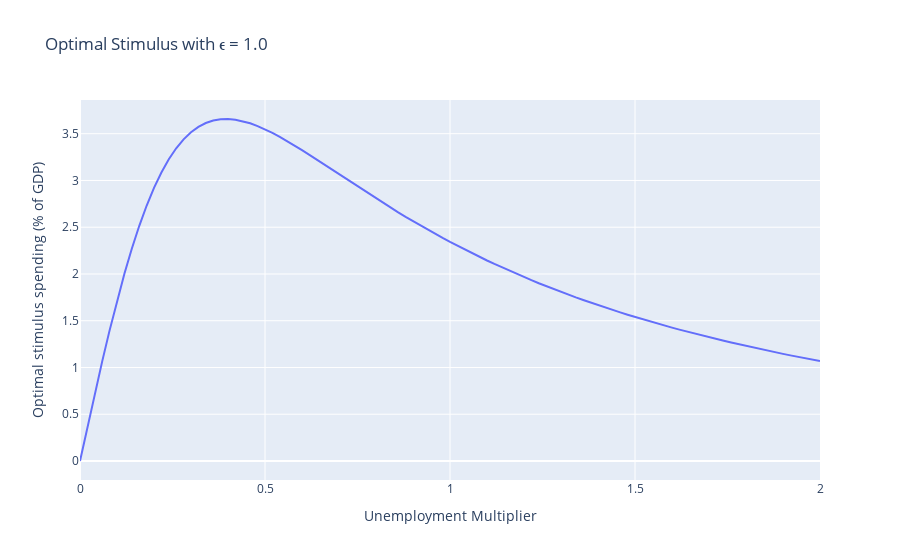

The notebook cell this image was saved under:
### Markdown cell above
Below is what optimal stimulus spending looks like for different unemployment multipliers.

### Code cell
stim_vals_Ms = stim_func(epsilon=epsilon, M=M_vals, u0=u0)
stim = pd.DataFrame(data={'M':M_vals,
                          'G/Y':stim_vals_Ms})
fig = px.line(stim, x="M", y='G/Y', 
              labels={"M": "Unemployment Multiplier",
                      "G/Y": "Optimal stimulus spending (% of GDP)"},
              title=f'Optimal Stimulus with ϵ = {epsilon}')
fig

### Figure 1 — Plotly figure (JSON) as saved in the notebook; plotly's stock layout.template omitted (floating-point values rounded to 4 significant figures)
{"data": [{"hovertemplate": "Unemployment Multiplier=%{x}<br>Optimal stimulus spending (% of GDP)=%{y}<extra></extra>", "legendgroup": "", "line": {"color": "#636efa", "dash": "solid"}, "mode": "lines", "name": "", "orientation": "v", "showlegend": false, "type": "scatter", "x": [0, 0.02, 0.04, 0.06, 0.08, 0.1, 0.12, 0.14, 0.16, 0.18, 0.2, 0.22, 0.24, 0.26, 0.28, 0.3, 0.32, 0.34, 0.36, 0.38, 0.4, 0.42, 0.44, 0.46, 0.48, 0.5, 0.52, 0.54, 0.56, 0.58, 0.6, 0.62, 0.64, 0.66, 0.68, 0.7, 0.72, 0.74, 0.76, 0.78, 0.8, 0.82, 0.84, 0.86, 0.88, 0.9, 0.92, 0.94, 0.96, 0.98, 1, 1.02, 1.04, 1.06, 1.08, 1.1, 1.12, 1.14, 1.16, 1.18, 1.2, 1.22, 1.24, 1.26, 1.28, 1.3, 1.32, 1.34, 1.36, 1.38, 1.4, 1.42, 1.44, 1.46, 1.48, 1.5, 1.52, 1.54, 1.56, 1.58, 1.6, 1.62, 1.64, 1.66, 1.68, 1.7, 1.72, 1.74, 1.76, 1.78, 1.8, 1.82, 1.84, 1.86, 1.88, 1.9, 1.92, 1.94, 1.96, 1.98, 2], "xaxis": "x", "y": [0, 0.3624, 0.7191, 1.065, 1.397, 1.71, 2.002, 2.27, 2.512, 2.729, 2.92, 3.086, 3.226, 3.344, 3.44, 3.515, 3.573, 3.614, 3.641, 3.655, 3.657, 3.65, 3.634, 3.611, 3.582, 3.547, 3.509, 3.466, 3.421, 3.374, 3.325, 3.274, 3.223, 3.17, 3.118, 3.065, 3.013, 2.961, 2.909, 2.857, 2.807, 2.756, 2.707, 2.658, 2.611, 2.564, 2.518, 2.473, 2.429, 2.385, 2.343, 2.301, 2.261, 2.221, 2.182, 2.144, 2.107, 2.071, 2.035, 2.001, 1.967, 1.934, 1.901, 1.87, 1.839, 1.809, 1.779, 1.75, 1.722, 1.694, 1.667, 1.64, 1.615, 1.589, 1.564, 1.54, 1.516, 1.493, 1.47, 1.448, 1.426, 1.405, 1.384, 1.363, 1.343, 1.323, 1.304, 1.285, 1.266, 1.248, 1.23, 1.213, 1.195, 1.178, 1.162, 1.146, 1.13, 1.114, 1.099, 1.083, 1.069], "yaxis": "y"}], "layout": {"autosize": true, "legend": {"tracegroupgap": 0}, "title": {"text": "Optimal Stimulus with ϵ = 1.0"}, "xaxis": {"anchor": "y", "autorange": true, "domain": [0, 1], "range": [0, 2], "title": {"text": "Unemployment Multiplier"}, "type": "linear"}, "yaxis": {"anchor": "x", "autorange": true, "domain": [0, 1], "range": [-0.2032, 3.86], "title": {"text": "Optimal stimulus spending (% of GDP)"}, "type": "linear"}}}
